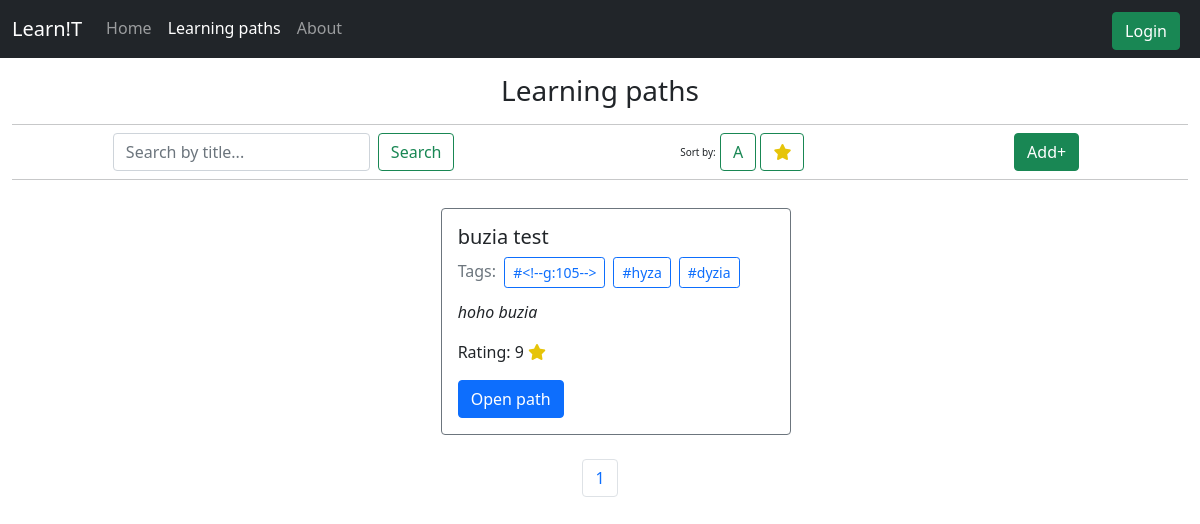
The page /learning-paths on the database as committed earlier.
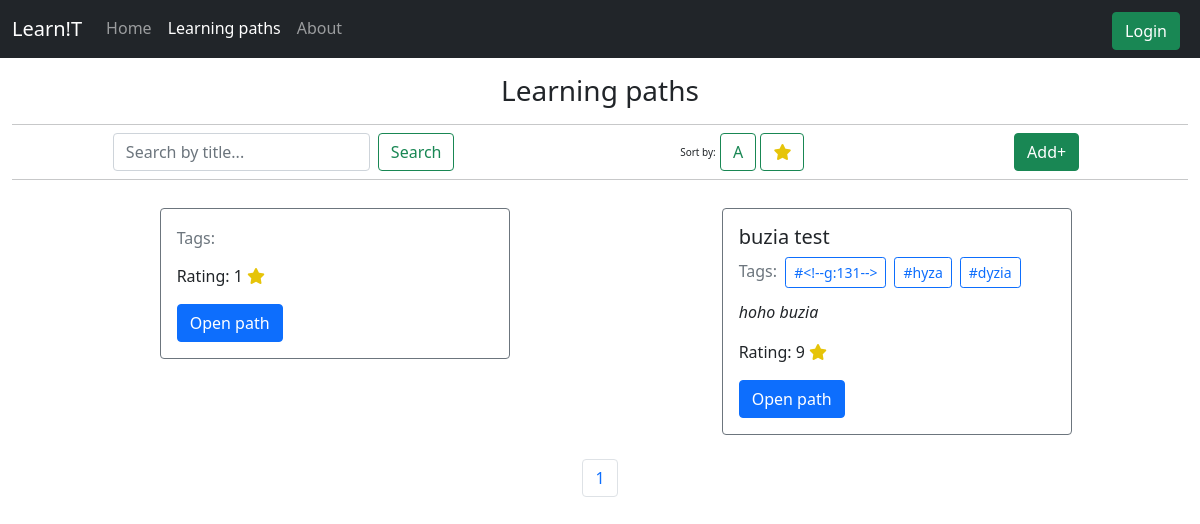
The same page on the database as committed later.
### tables this page shows
CREATE TABLE lpaths (
    id INTEGER PRIMARY KEY AUTOINCREMENT,
    title TEXT NOT NULL,
    tags TEXT,
    excerpt TEXT,
    body TEXT,
    rating INTEGER DEFAULT 0,
    isActive INTEGER DEFAULT 0,
    voted TEXT DEFAULT "",
    userId INTEGER,
    FOREIGN KEY(userId) REFERENCES users(id)
);

### app.py (the view, shortened to what this page needs)
@app.route('/learning-paths', methods=['GET'])
def learningPaths():
    active = [0,1,0]
    tag = request.args.get('tag')
    page = request.args.get('page')
    if page:
        page = int(page)
    search = request.args.get('search')
    if not page:
        page = 1
    sortBy = request.args.get('sortBy')#rating, alpha
    limit = 6
    with sqlite3.connect(_DB) as conn:
            cur = conn.cursor();
            count = int(cur.execute("SELECT COUNT(*) FROM lpaths;").fetchall()[0][0])
            pages = 0
            if((count % limit)>0):
                pages = int(count/limit)+1;
            else:
                pages = int(count/limit);
            if(tag):
                lpaths = cur.execute("SELECT * FROM lpaths WHERE tags LIKE ?;", ("%"+tag+"%",)).fetchall()
                return render_template("learning-paths.html", active=active, paths=lpaths,pages=0, tag=tag)
            if(search):
                lpaths = cur.execute("SELECT * FROM lpaths WHERE title LIKE ? ORDER BY id DESC LIMIT ?;", ("%"+search+"%",limit,)).fetchall()
                return render_template("learning-paths.html", active=active, paths=lpaths,tag='x')
            if(page):
                lpaths = cur.execute("SELECT * FROM lpaths ORDER BY id DESC LIMIT ? OFFSET ?;", (limit,(page-1)*limit)).fetchall()
                return render_template("learning-paths.html", active=active, paths=lpaths,pages=pages)
            lpaths = cur.execute("SELECT * FROM lpaths ORDER BY id DESC LIMIT ?;", (limit,)).fetchall()
            if not lpaths:
                active = [0,0,0]
                return render_template('errorpage.html', active=active)
    return render_template("learning-paths.html", active=active, paths=lpaths,pages=pages)

### templates/learning-paths.html (shortened to what this page needs)
{% extends "layout.html" %} {% block title %} Learning paths {% endblock %} {%
block main %}
<div class="text-center">
  <h3 style="margin-bottom: 0rem">
    Learning paths
    <hr class="mb-0" />
  </h3>
</div>
<div class="d-flex justify-content-around align-items-center">
  <div class="d-flex me-4">
    <input type="text" id="search" class="form-control me-2" placeholder="Search by title...">
    <button class="btn btn-outline-success" type="" onclick="Search()">Search</button>
    </div>
  <div>
    <span class="font-weight-light registertip">Sort by:</span>
    <button class="btn btn-outline-success" id="byAlpha" type="" onclick="byAlpha()">
      A
    </button>
    <button class="btn btn-outline-success" id="byRating" type="" onclick="byRating()">
      <i class="fa-solid fa-star" style="color: rgb(230, 196, 9)"></i>
    </button>
  </div>
  <div class="d-flex justify-content-end">
    <a href="/new"
      ><button class="btn btn-success m-2" type="submit" id="">Add+</button></a
    >
  </div>
</div>
<hr class="m-0 mb-1" />
<div class="container-lg justify-content-center">
  <div class="row p-2">
    {%if paths %} {%for path in paths%}
    <div class="col-md-4 container-fluid justify-content-center">
      <div class="card border-secondary m-3 w-100" style="width: 18rem">
        <div class="card-body">
          <h5 class="card-title" id="title">{{path[1]}}</h5>
          <h6 class="card-subtitle mb-2 text-muted" id="tags">
            Tags: <span name="tags">{{path[2]}}</span>
          </h6>
          <p class="card-text fst-italic">{{path[3]}}</p>
          <p>
            Rating: {{path[5]}}
            <i class="fa-solid fa-star" style="color: rgb(230, 196, 9)"></i>
          </p>
          <a href="path?id={{path[0]}}" class="card-link"><button class='btn btn-primary'>Open path</button></a>
        </div>
      </div>
    </div>
    {%endfor%}
    {%else%}
      <h1 class="container text-center mt-5">Found nothing</h1>
    {%endif%}
  </div>
  <div class="d-flex justify-content-around align-items-center">
    <nav aria-label="Page navigation example" class="align-items-center">
      <ul class="pagination">
        {%if sortBy %} {%for i in range(pages)%}
        <li class="page-item">
          <a
            class="page-link"
            href="/learning-paths?page={{i+1}}&sortBy={{sortBy}}"
            >{{i+1}}</a
          >
        </li>
        {%endfor%} {%elif tag %}
        {%else%} {%for i in range(pages)%}
        <li class="page-item">
          <a class="page-link" href="/learning-paths?page={{i+1}}">{{i+1}}</a>
        </li>
        {%endfor%} {%endif%}
      </ul>
    </nav>
  </div>
</div>
{% endblock %}

### templates/layout.html (shortened to what this page needs)
<!DOCTYPE html>
<html lang="en">
  <head>
    <link
      href="https://cdn.jsdelivr.net/npm/bootstrap@5.1.3/dist/css/bootstrap.min.css"
      rel="stylesheet"
    />
    <link href="/static/styles.css" rel="stylesheet" />
  </head>
  <body>
    <nav class="navbar navbar-expand-sm navbar-dark bg-dark">
      <div class="container-fluid">
        <a class="navbar-brand nav-item" href="/">Learn!T</a>
        <div
          class="offcanvas bg-dark navbar-dark offcanvas-end"
          tabindex="-1"
          id="offcanvasNavbar"
          aria-labelledby="offcanvasNavbarLabel"
        >
          <div class="offcanvas-body">
             {%if session['user_id']%}
             <ul class="navbar-nav navbar-dark bg-dark flex-grow-1 pe-3">
              <li class="nav-item">
                {%if active[0]%}
                <a class="nav-link active" aria-current="page" href="/">Home</a>
                {%else%}
                <a class="nav-link" href="/">Home</a>
                {%endif%}
              </li>
              <li class="nav-item">
                {%if active[1]%}
                <a class="nav-link active" href="/learning-paths" aria-current="page">Learning paths</a>
                {%else%}
                <a class="nav-link" href="/learning-paths">Learning paths</a>
                {%endif%}
              </li>
              <li class="nav-item">
                {%if active[2]%}
                <a class="nav-link active" href="/about" aria-current="page">About</a>
                {%else%}
                <a class="nav-link" href="/about">About</a>
                {%endif%}
              </li>
            </ul>
            <form class="d-flex">
              <a class="btn btn-success me-2 mt-1" type="button" href="/account">
                Account
              </a>
              <a class="btn btn-outline-success me-2 mt-1" type="button" href="/logout">
                Log out
              </a>
            </form>
              {%else%}
            <ul class="navbar-nav navbar-dark bg-dark flex-grow-1 pe-3">
              <li class="nav-item">
                {%if active[0]%}
                <a class="nav-link active" aria-current="page" href="/">Home</a>
                {%else%}
                <a class="nav-link" href="/">Home</a>
                {%endif%}
              </li>
              <li class="nav-item">
                {%if active[1]%}
                <a class="nav-link active" href="/learning-paths" aria-current="page">Learning paths</a>
                {%else%}
                <a class="nav-link" href="/learning-paths">Learning paths</a>
                {%endif%}
              </li>
              <li class="nav-item">
                {%if active[2]%}
                <a class="nav-link active" href="/about" aria-current="page">About</a>
                {%else%}
                <a class="nav-link" href="/about">About</a>
                {%endif%}
              </li>
            </ul>
            <form class="d-flex">
              <a class="btn btn-success me-2 mt-1" type="button" href="/login">
                Login
              </a>
            </form>
            {%endif%}
          </div>
        </div>
      </div>
    </nav>
    <main class="container-fluid py-3">
      {% block main %}{% endblock %}
    </main>
  </body>
</html>

### static/styles.css (style rules this page uses)
.registertip { font-size: x-small; text-decoration: none; }

Rows that differ between the two databases and show on the page:
added lpaths: rating "1"
Other text that changed with them:
text written by a page script: "#<!--g:105--> #hyza #dyzia" → "#<!--g:131--> #hyza #dyzia"
